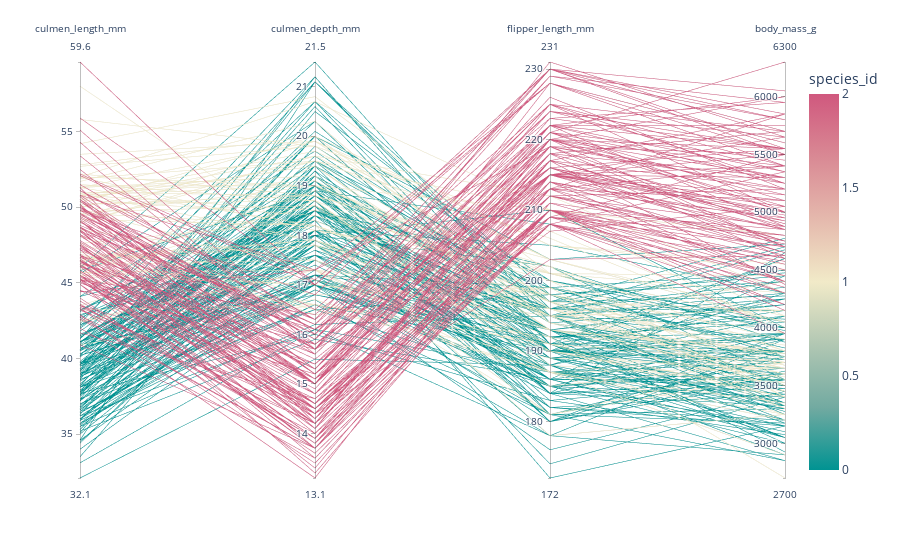

Write notebook code for a chart like this one.
### Code cell
fig = px.parallel_coordinates(
    dfp,
    color='species_id',
    dimensions=['culmen_length_mm', 'culmen_depth_mm', 'flipper_length_mm', 'body_mass_g'],
    color_continuous_scale=px.colors.diverging.Tealrose,
)
fig.show()

### Figure 1 — Plotly figure (JSON) as saved in the notebook; plotly's stock layout.template omitted (floating-point values rounded to 4 significant figures; data arrays with more than 128 entries replaced by an {"elided": "..."} marker saying what was removed)
{"data": [{"dimensions": [{"label": "culmen_length_mm", "values": {"elided": "334 float values"}}, {"label": "culmen_depth_mm", "values": {"elided": "334 float values"}}, {"label": "flipper_length_mm", "values": {"elided": "334 float values"}}, {"label": "body_mass_g", "values": {"elided": "334 float values"}}], "domain": {"x": [0, 1], "y": [0, 1]}, "line": {"color": {"elided": "334 int values"}, "coloraxis": "coloraxis"}, "name": "", "type": "parcoords"}], "layout": {"coloraxis": {"colorbar": {"title": {"text": "species_id"}}, "colorscale": [[0, "rgb(0, 147, 146)"], [0.1667, "rgb(114, 170, 161)"], [0.3333, "rgb(177, 199, 179)"], [0.5, "rgb(241, 234, 200)"], [0.6667, "rgb(229, 185, 173)"], [0.8333, "rgb(217, 137, 148)"], [1, "rgb(208, 88, 126)"]]}, "legend": {"tracegroupgap": 0}, "margin": {"t": 60}}}
